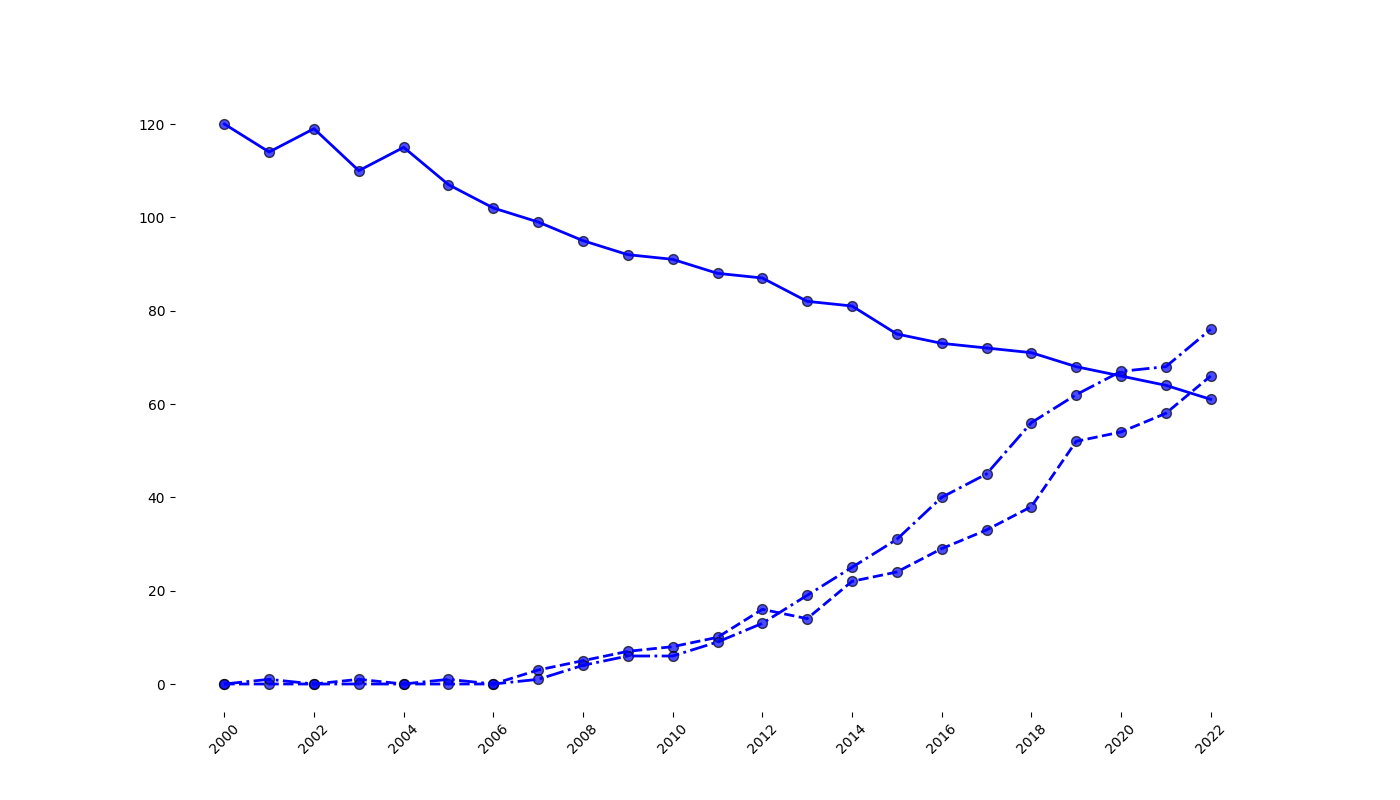

This figure's Python source:
import matplotlib.pyplot as plt
import numpy as np

years = np.arange(2000, 2023)

traditional_energy = np.array([120, 114, 119, 110, 115, 107, 102, 99, 95, 92, 91, 88, 87, 82, 81, 75, 73, 72, 71, 68, 66, 64, 61])
solar_energy = np.array([0, 0, 0, 1, 0, 0, 0, 3, 5, 7, 8, 10, 16, 14, 22, 24, 29, 33, 38, 52, 54, 58, 66])
wind_energy = np.array([0, 1, 0, 0, 0, 1, 0, 1, 4, 6, 6, 9, 13, 19, 25, 31, 40, 45, 56, 62, 67, 68, 76])

plt.figure(figsize=(14, 8))

# Applying the same color 'blue' to all data groups
plt.plot(years, traditional_energy, color='blue', linestyle='-', linewidth=2)
plt.plot(years, solar_energy, color='blue', linestyle='--', linewidth=2)
plt.plot(years, wind_energy, color='blue', linestyle='-.', linewidth=2)

plt.scatter(years, traditional_energy, color='blue', s=50, edgecolors='black', alpha=0.7)
plt.scatter(years, solar_energy, color='blue', s=50, edgecolors='black', alpha=0.7)
plt.scatter(years, wind_energy, color='blue', s=50, edgecolors='black', alpha=0.7)

plt.xticks(np.arange(2000, 2023, 2), fontsize=10, rotation=45)
plt.yticks(fontsize=10)

plt.gca().spines['top'].set_visible(False)
plt.gca().spines['right'].set_visible(False)
plt.gca().spines['left'].set_visible(False)
plt.gca().spines['bottom'].set_visible(False)

plt.show()
